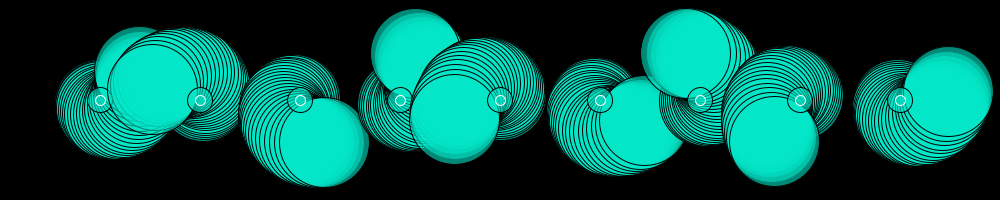
Frame 1 (no input)
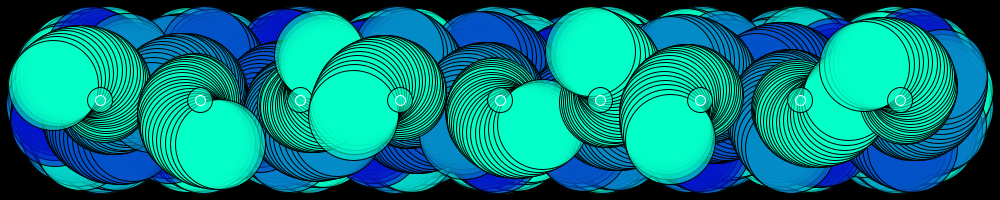
Frame 60 (the mouse pressed at the canvas centre just before this capture)
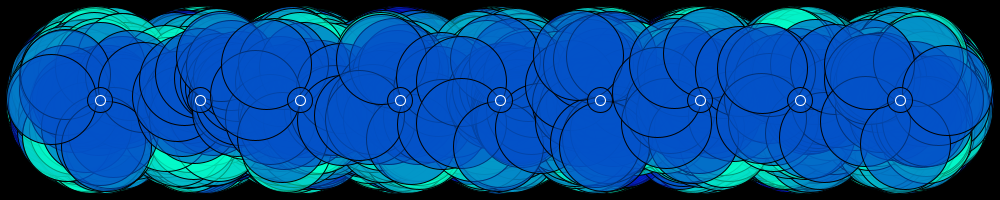
Frame 120 (the mouse held since frame 60 and released just before this capture)

The Processing sketch that drew these frames (run headless with seeded random() and noise(); from frame 60 on, the mouse is pressed at the canvas centre):

// Processing sketch: processing_155436
// ── processing_155436.pde

float theta3 = 0;
float randcol1;
float randcol2;
float randcol3;
float speed = 0.1;
void setup(){
  size(1000, 200);
  background(0);
  smooth();
}

void draw(){
  
  randcol1 = random(360);
  randcol2 = random(50);
  randcol3 = random(50);
  fill(HSB, randcol1, 200, 150);
  stroke(0);
  for(int i = 100;i<=900;i+=100){
  senpu3(i, 100, 90);
  }
  
}

 void senpu3(int x3, int y3, int el3){
    stroke(0);
    for(int k = 5;k <= 50; k += 2){
    
    float c = cos(theta3);
    float s = sin(theta3);
  
   if(mousePressed == true){
     speed+=0.1;
   
  }
  
  
    ellipse(x3+k*sin(theta3),y3+k*cos(theta3), el3, el3);
    theta3 += speed;
    }
    ellipse(x3, y3, 25, 25);
    stroke(255);
    ellipse(x3, y3, 10, 10);
  }
  
 
